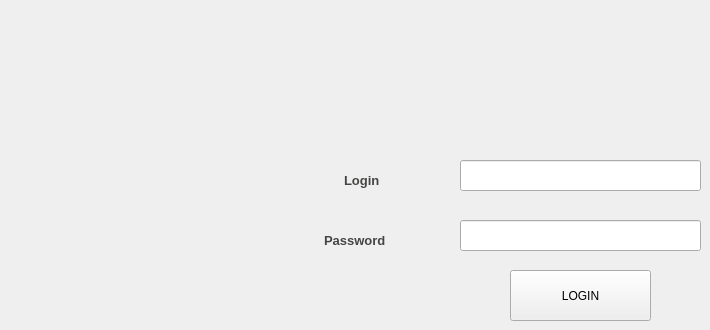
    <widget class="QWidget" name="page">
     <widget class="QLineEdit" name="le_login">
      <property name="geometry">
       <rect>
        <x>460</x>
        <y>160</y>
        <width>241</width>
        <height>31</height>
       </rect>
      </property>
     </widget>
     <widget class="QLineEdit" name="le_password">
      <property name="geometry">
       <rect>
        <x>460</x>
        <y>220</y>
        <width>241</width>
        <height>31</height>
       </rect>
      </property>
      <property name="echoMode">
       <enum>QLineEdit::Password</enum>
      </property>
     </widget>
     <widget class="QLabel" name="label_13">
      <property name="geometry">
       <rect>
        <x>344</x>
        <y>170</y>
        <width>81</width>
        <height>21</height>
       </rect>
      </property>
      <property name="styleSheet">
       <string notr="true">background-color: transparent;
font: 8pt &quot;Castellar&quot;;
	color: #454544;
	font-weight: bold;
	font-size: 13px;
border:none;</string>
      </property>
      <property name="text">
       <string>Login</string>
      </property>
     </widget>
     <widget class="QLabel" name="label_14">
      <property name="geometry">
       <rect>
        <x>324</x>
        <y>230</y>
        <width>81</width>
        <height>20</height>
       </rect>
      </property>
      <property name="styleSheet">
       <string notr="true">background-color: transparent;
font: 8pt &quot;Castellar&quot;;
	color: #454544;
	font-weight: bold;
	font-size: 13px;
border:none;</string>
      </property>
      <property name="text">
       <string>Password</string>
      </property>
     </widget>
     <widget class="QPushButton" name="pb_login">
      <property name="geometry">
       <rect>
        <x>510</x>
        <y>270</y>
        <width>141</width>
        <height>51</height>
       </rect>
      </property>
      <property name="styleSheet">
       <string notr="true"> display: inline-block;
  padding: 15px 25px;
  font-size: 24px;
  cursor: pointer;
  text-align: center;
  text-decoration: none;
  outline: none;
  color: #fff;
  background-color: #4682B4;
  border: none;
  border-radius: 15px;
  box-shadow: 0 9px #999;
}
QPushButton:hover {
color:#fff;
background:#87CEEB;
border: none;
background-color: ;
</string>
      </property>
      <property name="text">
       <string>LOGIN</string>
      </property>
     </widget>
    </widget>
